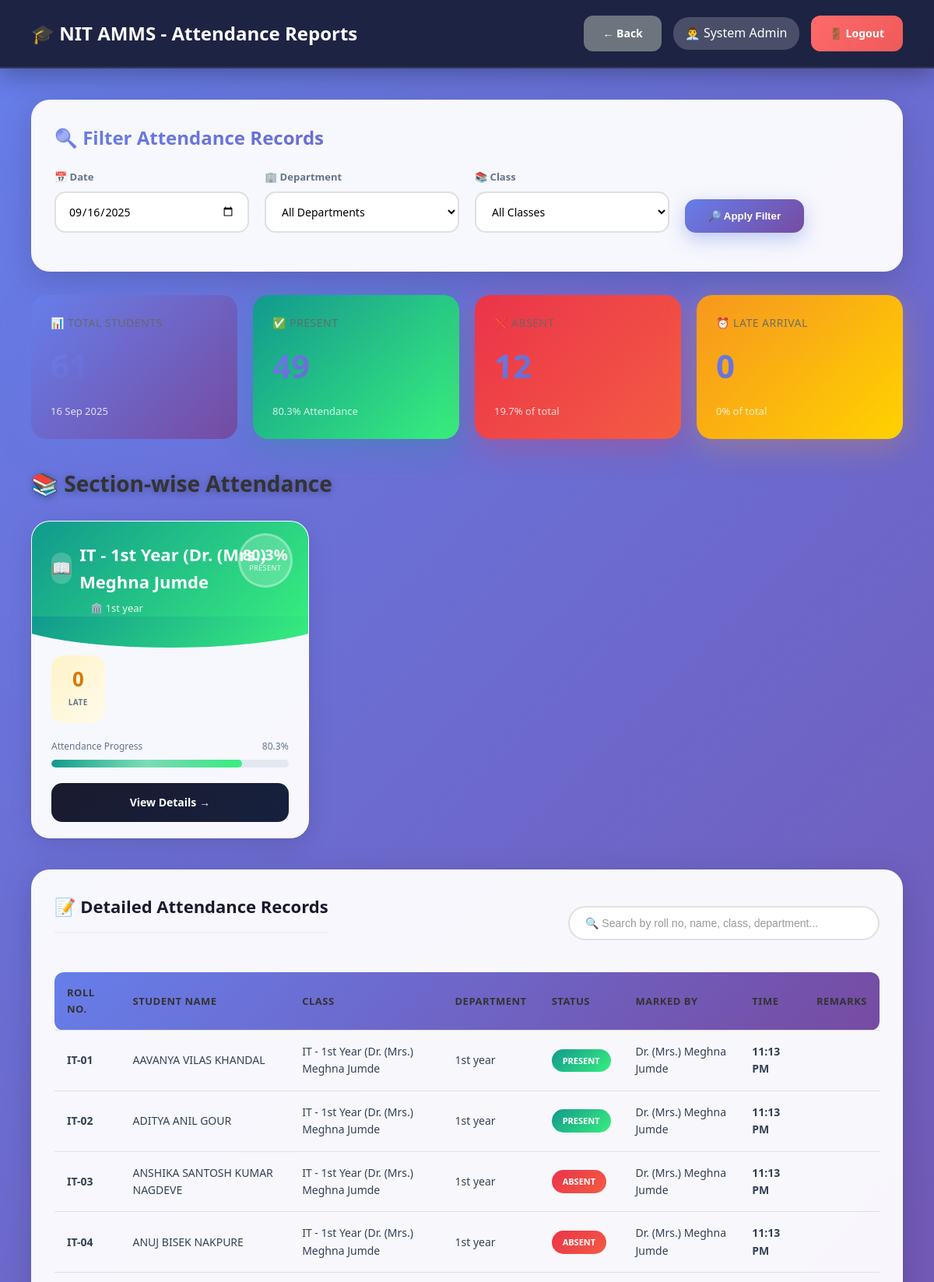
/admin/view_attendance_reports.php?date=2025-09-16 (signed in, upper part), run on the app's committed database.
### tables this page shows
CREATE TABLE `users` (
  `id` int(11) NOT NULL,
  `username` varchar(50) NOT NULL,
  `password` varchar(255) NOT NULL,
  `full_name` varchar(100) NOT NULL,
  `email` varchar(100) NOT NULL,
  `phone` varchar(15) DEFAULT NULL,
  `photo` varchar(255) DEFAULT NULL,
  `role` enum('admin','hod','teacher') NOT NULL,
  `department_id` int(11) DEFAULT NULL,
  `is_active` tinyint(1) DEFAULT 1,
  `created_at` timestamp NOT NULL DEFAULT current_timestamp()
);

CREATE TABLE `classes` (
  `id` int(11) NOT NULL,
  `class_name` varchar(100) NOT NULL,
  `department_id` int(11) NOT NULL,
  `year` int(11) NOT NULL,
  `section` varchar(10) NOT NULL,
  `teacher_id` int(11) NOT NULL,
  `semester` int(11) NOT NULL,
  `academic_year` varchar(20) NOT NULL,
  `created_at` timestamp NOT NULL DEFAULT current_timestamp()
);

CREATE TABLE `departments` (
  `id` int(11) NOT NULL,
  `dept_name` varchar(100) NOT NULL,
  `dept_code` varchar(20) NOT NULL,
  `hod_id` int(11) DEFAULT NULL,
  `created_at` timestamp NOT NULL DEFAULT current_timestamp()
);

CREATE TABLE `student_attendance` (
  `id` int(11) NOT NULL,
  `student_id` int(11) NOT NULL,
  `class_id` int(11) NOT NULL,
  `attendance_date` date NOT NULL,
  `status` enum('present','absent','late') NOT NULL,
  `remarks` text DEFAULT NULL,
  `marked_by` int(11) NOT NULL,
  `marked_at` timestamp NOT NULL DEFAULT current_timestamp()
);

CREATE TABLE `students` (
  `id` int(11) NOT NULL,
  `roll_number` varchar(50) NOT NULL,
  `full_name` varchar(100) NOT NULL,
  `email` varchar(100) NOT NULL,
  `phone` varchar(15) DEFAULT NULL,
  `photo` varchar(255) DEFAULT NULL,
  `password` varchar(255) NOT NULL,
  `department_id` int(11) NOT NULL,
  `class_id` int(11) NOT NULL,
  `year` int(11) NOT NULL,
  `semester` int(11) NOT NULL,
  `admission_year` varchar(10) DEFAULT NULL,
  `is_active` tinyint(1) DEFAULT 1,
  `created_at` timestamp NOT NULL DEFAULT current_timestamp()
);

### db.php (called while the page is built, shortened)
<?php
$conn = new mysqli(DB_HOST, DB_USER, DB_PASS, DB_NAME);
$conn->set_charset("utf8mb4");
$conn->query("SET time_zone = '+05:30'");
function isLoggedIn() {
    return isset($_SESSION['user_id']) && isset($_SESSION['role']);
}
function getCurrentUser() {
    global $conn;
    $user_id = $_SESSION['user_id'];
    $role = $_SESSION['role'];
    if ($role === 'student') {
        $query = "SELECT * FROM students WHERE id = ?";
    } elseif ($role === 'parent') {
        $query = "SELECT * FROM parents WHERE id = ?";
    } else {
        $query = "SELECT * FROM users WHERE id = ?";
    }
    $stmt = $conn->prepare($query);
    $stmt->bind_param("i", $user_id);
    $stmt->execute();
    $result = $stmt->get_result();
    return $result->fetch_assoc();
}
?>

### admin/view_attendance_reports.php (the view, shortened to what this page needs)
<?php
require_once '../db.php';
$user = getCurrentUser();
$filter_date = isset($_GET['date']) ? $_GET['date'] : date('Y-m-d');
$filter_department = isset($_GET['department']) ? intval($_GET['department']) : '';
$filter_class = isset($_GET['class']) ? intval($_GET['class']) : '';
$where_clauses = ["sa.attendance_date = '$filter_date'"];
$where_sql = implode(' AND ', $where_clauses);
$attendance_query = "SELECT sa.*, s.roll_number, s.full_name as student_name,
                     c.class_name, d.dept_name, u.full_name as teacher_name
                     FROM student_attendance sa
                     JOIN students s ON sa.student_id = s.id
                     JOIN classes c ON sa.class_id = c.id
                     JOIN departments d ON c.department_id = d.id
                     JOIN users u ON sa.marked_by = u.id
                     WHERE $where_sql ORDER BY c.class_name, s.roll_number";
$attendance_records = $conn->query($attendance_query);
$section_stats_query = "SELECT c.id as class_id, c.class_name, d.dept_name,
                COUNT(DISTINCT sa.student_id) as total_students,
                SUM(CASE WHEN sa.status = 'present' THEN 1 ELSE 0 END) as present,
                SUM(CASE WHEN sa.status = 'absent' THEN 1 ELSE 0 END) as absent,
                SUM(CASE WHEN sa.status = 'late' THEN 1 ELSE 0 END) as late
                FROM student_attendance sa
                JOIN classes c ON sa.class_id = c.id
                JOIN departments d ON c.department_id = d.id
                WHERE sa.attendance_date = '$filter_date'
                " . ($filter_department ? "AND d.id = $filter_department" : "") . "
                " . ($filter_class ? "AND c.id = $filter_class" : "") . "
                GROUP BY c.id, c.class_name, d.dept_name ORDER BY d.dept_name, c.class_name";
$section_stats = $conn->query($section_stats_query);
$stats_query = "SELECT COUNT(DISTINCT sa.student_id) as total,
                SUM(CASE WHEN status = 'present' THEN 1 ELSE 0 END) as present,
                SUM(CASE WHEN status = 'absent' THEN 1 ELSE 0 END) as absent,
                SUM(CASE WHEN status = 'late' THEN 1 ELSE 0 END) as late
                FROM student_attendance sa
                JOIN classes c ON sa.class_id = c.id
                JOIN departments d ON c.department_id = d.id WHERE $where_sql";
$stats = $conn->query($stats_query)->fetch_assoc();
$unique_students = $stats['total'];
$attendance_percentage = $unique_students > 0 ? round(($stats['present'] / $unique_students) * 100, 1) : 0;
?>
<!DOCTYPE html>
<html lang="en">
<head>
    <link rel="stylesheet" href="../assets/style.css">
</head>
<body>
    <nav class="navbar">
        <div><h1>🎓 NIT AMMS - Attendance Reports</h1></div>
        <div class="user-info">
            <a href="index.php" class="btn btn-secondary">← Back</a>
            <span>👨‍💼 <?php echo htmlspecialchars($user['full_name']); ?></span>
            <a href="../logout.php" class="btn btn-danger">🚪 Logout</a>
        </div>
    </nav>
    <div class="main-content">
        <div class="filter-container">
            <h3>🔍 Filter Attendance Records</h3>
            <form method="GET" class="filter-form">
                <div class="form-group">
                    <label>📅 Date</label>
                    <input type="date" name="date" value="<?php echo $filter_date; ?>" required>
                </div>
                <div class="form-group">
                    <label>🏢 Department</label>
                    <select name="department">
                        <option value="">All Departments</option>
                    </select>
                </div>
                <div class="form-group">
                    <label>📚 Class</label>
                    <select name="class">
                        <option value="">All Classes</option>
                    </select>
                </div>
                <div class="form-group">
                    <button type="submit" class="btn-filter">🔎 Apply Filter</button>
                </div>
            </form>
        </div>
        <div class="stats-grid">
            <div class="stat-card">
                <h3>📊 Total Students</h3>
                <div class="stat-value"><?php echo $unique_students; ?></div>
                <div class="stat-label"><?php echo date('d M Y', strtotime($filter_date)); ?></div>
            </div>
            <div class="stat-card present">
                <h3>✅ Present</h3>
                <div class="stat-value"><?php echo $stats['present']; ?></div>
                <div class="stat-label"><?php echo $attendance_percentage; ?>% Attendance</div>
            </div>
            <div class="stat-card absent">
                <h3>❌ Absent</h3>
                <div class="stat-value"><?php echo $stats['absent']; ?></div>
                <div class="stat-label"><?php echo $unique_students > 0 ? round(($stats['absent'] / $unique_students) * 100, 1) : 0; ?>% of total</div>
            </div>
            <div class="stat-card late">
                <h3>⏰ Late Arrival</h3>
                <div class="stat-value"><?php echo $stats['late']; ?></div>
                <div class="stat-label"><?php echo $unique_students > 0 ? round(($stats['late'] / $unique_students) * 100, 1) : 0; ?>% of total</div>
            </div>
        </div>
        <div class="section-container">
            <h2 class="section-header-title">📚 Section-wise Attendance</h2>
            <?php if ($section_stats->num_rows > 0): ?>
            <div class="section-grid">
                <?php while ($section = $section_stats->fetch_assoc()):
                    $pct = $section['total_students'] > 0 ? round(($section['present'] / $section['total_students']) * 100, 1) : 0;
                    $lvl = $pct >= 75 ? 'high' : ($pct >= 50 ? 'medium' : 'low');
                ?>
                <div class="section-card <?php echo $lvl; ?>">
                    <div class="card-header">
                        <div class="class-info">
                            <h4 class="class-name">
                                <span class="class-icon">📖</span>
                                <?php echo htmlspecialchars($section['class_name']); ?>
                            </h4>
                            <p class="dept-name">🏛️ <?php echo htmlspecialchars($section['dept_name']); ?></p>
                        </div>
                        <div class="percentage-circle">
                            <span class="percentage-value"><?php echo $pct; ?>%</span>
                            <span class="percentage-label">Present</span>
                        </div>
                    </div>
                    <div class="card-body">
                        <div class="stats-row">
                            <div class="stat-item late">
                                <span class="stat-num"><?php echo $section['late']; ?></span>
                                <span class="stat-text">Late</span>
                            </div>
                        </div>
                        <div class="progress-container">
                            <div class="progress-labels">
                                <span>Attendance Progress</span>
                                <span><?php echo $pct; ?>%</span>
                            </div>
                            <div class="progress-bar">
                                <div class="progress-fill" style="width: <?php echo $pct; ?>%;"></div>
                            </div>
                        </div>
                        <a href="?date=<?php echo $filter_date; ?>&class=<?php echo $section['class_id']; ?>" class="view-btn">
                            View Details →
                        </a>
                    </div>
                </div>
                <?php endwhile; ?>
            </div>
            <?php else: ?>
            <div class="no-data"><h3>📭 No Section Data</h3><p>No attendance records found for sections on this date.</p></div>
            <?php endif; ?>
        </div>
        <div class="table-container">
            <div class="table-header-with-search">
                <h3>📝 Detailed Attendance Records</h3>
                <input type="text" id="searchInput" onkeyup="searchTable()"
                       placeholder="🔍 Search by roll no, name, class, department...">
            </div>
            <?php if ($attendance_records->num_rows > 0): ?>
            <table id="attendanceTable">
                <thead>
                    <tr>
                        <th>Roll No.</th>
                        <th>Student Name</th>
                        <th>Class</th>
                        <th>Department</th>
                        <th>Status</th>
                        <th>Marked By</th>
                        <th>Time</th>
                        <th>Remarks</th>
                    </tr>
                </thead>
                <tbody>
                    <?php $attendance_records->data_seek(0); while ($r = $attendance_records->fetch_assoc()):
                        $sc = $r['status'] === 'present' ? 'badge-success' : ($r['status'] === 'absent' ? 'badge-danger' : 'badge-warning');
                    ?>
                    <tr>
                        <td><strong><?php echo htmlspecialchars($r['roll_number']); ?></strong></td>
                        <td><?php echo htmlspecialchars($r['student_name']); ?></td>
                        <td><?php echo htmlspecialchars($r['class_name']); ?></td>
                        <td><?php echo htmlspecialchars($r['dept_name']); ?></td>
                        <td><span class="badge <?php echo $sc; ?>"><?php echo strtoupper($r['status']); ?></span></td>
                        <td><?php echo htmlspecialchars($r['teacher_name']); ?></td>
                        <td><strong><?php echo date('h:i A', strtotime($r['marked_at'])); ?></strong></td>
                        <td><?php echo htmlspecialchars($r['remarks'] ?? '-'); ?></td>
                    </tr>
                    <?php endwhile; ?>
                </tbody>
            </table>
            <?php else: ?>
            <div class="no-data"><h3>📭 No Records Found</h3><p>No attendance records found for the selected filters.</p></div>
            <?php endif; ?>
        </div>
    </div>
</body>
</html>

### assets/style.css (style rules this page uses)
* { margin: 0; padding: 0; box-sizing: border-box; }
body { font-family: 'Segoe UI', Tahoma, Geneva, Verdana, sans-serif; background: linear-gradient(135deg, #667eea 0%, #764ba2 50%, #f093fb 100%); color: #333; line-height: 1.6; }
.form-group { margin-bottom: 20px; }
.form-group label { display: block; margin-bottom: 8px; color: #333; font-weight: 600; font-size: 14px; }
.form-group input, .form-group select, .form-group textarea { width: 100%; padding: 12px 15px; border: 2px solid #e0e0e0; border-radius: 10px; font-size: 14px; transition: all 0.3s ease; font-family: inherit; }
.btn { padding: 12px 24px; border: none; border-radius: 10px; font-size: 14px; font-weight: 600; cursor: pointer; transition: all 0.3s ease; text-decoration: none; display: inline-block; text-align: center; }
.btn-danger { background: #dc3545; color: white; }
.btn-secondary { background: #6c757d; color: white; }
.navbar { background: linear-gradient(135deg, #667eea 0%, #764ba2 100%); color: white; padding: 20px 30px; display: flex; justify-content: space-between; align-items: center; box-shadow: 0 2px 10px rgba(0, 0, 0, 0.1); position: sticky; top: 0; z-index: 100; }
.navbar h1 { font-size: 24px; font-weight: 600; }
.navbar .user-info { display: flex; align-items: center; gap: 15px; }
.navbar .user-info span { background: rgba(255, 255, 255, 0.2); padding: 8px 15px; border-radius: 20px; }
.main-content { padding: 30px; max-width: 1400px; margin: 0 auto; }
.main-content h2 { margin-bottom: 25px; color: #333; font-size: 28px; }
.main-content h3 { margin-bottom: 20px; color: #333; font-size: 20px; }
.stats-grid { display: grid; grid-template-columns: repeat(auto-fit, minmax(250px, 1fr)); gap: 25px; margin-bottom: 30px; }
.stat-card { background: white; padding: 30px; border-radius: 15px; box-shadow: 0 2px 10px rgba(0, 0, 0, 0.08); transition: all 0.3s ease; position: relative; overflow: hidden; }
.stat-card::before { content: ''; position: absolute; top: 0; left: 0; width: 4px; height: 100%; background: linear-gradient(135deg, #667eea 0%, #764ba2 100%); }
.stat-card h3 { font-size: 14px; color: #666; margin-bottom: 15px; text-transform: uppercase; letter-spacing: 0.5px; }
.stat-card .stat-value { font-size: 42px; font-weight: bold; background: linear-gradient(135deg, #667eea 0%, #764ba2 100%); -webkit-background-clip: text; -webkit-text-fill-color: transparent; background-clip: text; margin-bottom: 15px; }
.table-container { background: white; border-radius: 15px; padding: 25px; box-shadow: 0 2px 10px rgba(0, 0, 0, 0.08); overflow-x: auto; margin-bottom: 30px; }
.table-container h3 { margin-bottom: 20px; color: #333; font-size: 20px; padding-bottom: 15px; border-bottom: 2px solid #f0f0f0; }
table { width: 100%; border-collapse: collapse; }
table thead { background: #f8f9fa; }
table th, table td { padding: 15px; text-align: left; border-bottom: 1px solid #e0e0e0; }
table th { font-weight: 600; color: #333; text-transform: uppercase; font-size: 12px; letter-spacing: 0.5px; }
.badge { padding: 6px 12px; border-radius: 20px; font-size: 12px; font-weight: 600; display: inline-block; }
.badge-success { background: #d4edda; color: #155724; }
.badge-danger { background: #f8d7da; color: #721c24; }

### data on the page
users: full_name "System Admin"
classes: class_name "IT - 1st Year (Dr. (Mrs.) Meghna Jumde", department.dept_name "1st year", pct "80.3", late "0"
student_attendance: students.roll_number "IT-01", students.full_name "AAVANYA VILAS KHANDAL", class.class_name "IT - 1st Year (Dr. (Mrs.) Meghna Jumde", departments.dept_name "1st year", status "PRESENT", users.full_name "Dr. (Mrs.) Meghna Jumde", marked_at "11:13 PM"
student_attendance: students.roll_number "IT-02", students.full_name "ADITYA ANIL GOUR", class.class_name "IT - 1st Year (Dr. (Mrs.) Meghna Jumde", departments.dept_name "1st year", status "PRESENT", users.full_name "Dr. (Mrs.) Meghna Jumde", marked_at "11:13 PM"
student_attendance: students.roll_number "IT-03", students.full_name "ANSHIKA SANTOSH KUMAR NAGDEVE", class.class_name "IT - 1st Year (Dr. (Mrs.) Meghna Jumde", departments.dept_name "1st year", status "ABSENT", users.full_name "Dr. (Mrs.) Meghna Jumde", marked_at "11:13 PM"
student_attendance: students.roll_number "IT-04", students.full_name "ANUJ BISEK NAKPURE", class.class_name "IT - 1st Year (Dr. (Mrs.) Meghna Jumde", departments.dept_name "1st year", status "ABSENT", users.full_name "Dr. (Mrs.) Meghna Jumde", marked_at "11:13 PM"

### other printed values
date('d M Y', strtotime($filter_date)) "16 Sep 2025"
$attendance_percentage "80.3"
$stats['late'] "0"
